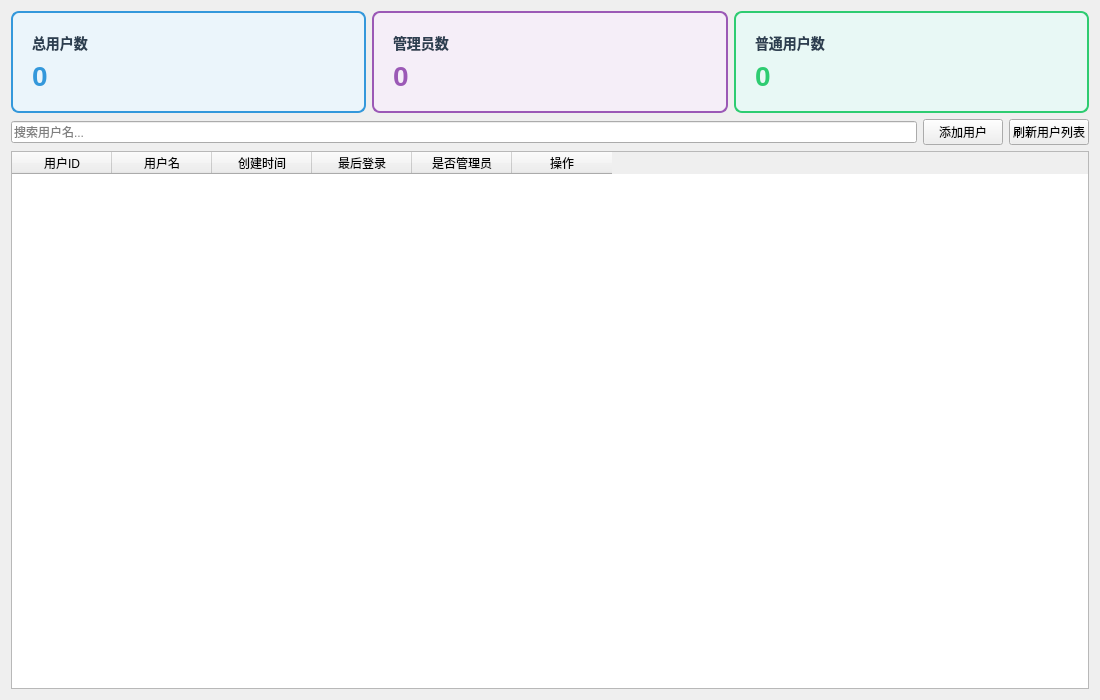
<?xml version="1.0" encoding="UTF-8"?>
<ui version="4.0">
 <class>UserTab</class>
 <widget class="QWidget" name="UserTab">
  <property name="geometry">
   <rect>
    <x>0</x>
    <y>0</y>
    <width>1100</width>
    <height>700</height>
   </rect>
  </property>
  <layout class="QVBoxLayout" name="verticalLayout">
   <item>
    <layout class="QHBoxLayout" name="stats_layout">
     <item>
      <widget class="QGroupBox" name="total_users_card">
       <property name="styleSheet">
        <string>QGroupBox { border: 2px solid #3498db; border-radius: 8px; background-color: #ebf5fb; padding: 10px; }</string>
       </property>
       <layout class="QVBoxLayout" name="total_users_layout">
        <item>
         <widget class="QLabel" name="total_users_label">
          <property name="text">
           <string>总用户数</string>
          </property>
          <property name="styleSheet">
           <string>font-size: 14px; color: #2c3e50; font-weight: 500;</string>
          </property>
         </widget>
        </item>
        <item>
         <widget class="QLabel" name="total_users_count">
          <property name="text">
           <string>0</string>
          </property>
          <property name="styleSheet">
           <string>font-size: 28px; color: #3498db; font-weight: 700;</string>
          </property>
         </widget>
        </item>
       </layout>
      </widget>
     </item>
     <item>
      <widget class="QGroupBox" name="admin_count_card">
       <property name="styleSheet">
        <string>QGroupBox { border: 2px solid #9b59b6; border-radius: 8px; background-color: #f5eef8; padding: 10px; }</string>
       </property>
       <layout class="QVBoxLayout" name="admin_count_layout">
        <item>
         <widget class="QLabel" name="admin_count_label">
          <property name="text">
           <string>管理员数</string>
          </property>
          <property name="styleSheet">
           <string>font-size: 14px; color: #2c3e50; font-weight: 500;</string>
          </property>
         </widget>
        </item>
        <item>
         <widget class="QLabel" name="admin_count_count">
          <property name="text">
           <string>0</string>
          </property>
          <property name="styleSheet">
           <string>font-size: 28px; color: #9b59b6; font-weight: 700;</string>
          </property>
         </widget>
        </item>
       </layout>
      </widget>
     </item>
     <item>
      <widget class="QGroupBox" name="normal_users_card">
       <property name="styleSheet">
        <string>QGroupBox { border: 2px solid #2ecc71; border-radius: 8px; background-color: #e8f8f5; padding: 10px; }</string>
       </property>
       <layout class="QVBoxLayout" name="normal_users_layout">
        <item>
         <widget class="QLabel" name="normal_users_label">
          <property name="text">
           <string>普通用户数</string>
          </property>
          <property name="styleSheet">
           <string>font-size: 14px; color: #2c3e50; font-weight: 500;</string>
          </property>
         </widget>
        </item>
        <item>
         <widget class="QLabel" name="normal_users_count">
          <property name="text">
           <string>0</string>
          </property>
          <property name="styleSheet">
           <string>font-size: 28px; color: #2ecc71; font-weight: 700;</string>
          </property>
         </widget>
        </item>
       </layout>
      </widget>
     </item>
    </layout>
   </item>
   <item>
    <layout class="QHBoxLayout" name="search_layout">
     <item>
      <widget class="QLineEdit" name="user_search_input">
       <property name="placeholderText">
        <string>搜索用户名...</string>
       </property>
      </widget>
     </item>
     <item>
      <widget class="QPushButton" name="add_user_btn">
       <property name="text">
        <string>添加用户</string>
       </property>
       <property name="objectName">
        <string>successBtn</string>
       </property>
      </widget>
     </item>
     <item>
      <widget class="QPushButton" name="refresh_btn">
       <property name="text">
        <string>刷新用户列表</string>
       </property>
       <property name="objectName">
        <string>primaryBtn</string>
       </property>
      </widget>
     </item>
    </layout>
   </item>
   <item>
    <widget class="QTableWidget" name="user_table">
     <property name="columnCount">
      <number>6</number>
     </property>
     <column>
      <property name="text">
       <string>用户ID</string>
      </property>
      <property name="minimumWidth">
       <number>100</number>
      </property>
     </column>
     <column>
      <property name="text">
       <string>用户名</string>
      </property>
      <property name="minimumWidth">
       <number>100</number>
      </property>
     </column>
     <column>
      <property name="text">
       <string>创建时间</string>
      </property>
      <property name="minimumWidth">
       <number>240</number>
      </property>
     </column>
     <column>
      <property name="text">
       <string>最后登录</string>
      </property>
      <property name="minimumWidth">
       <number>240</number>
      </property>
     </column>
     <column>
      <property name="text">
       <string>是否管理员</string>
      </property>
      <property name="minimumWidth">
       <number>160</number>
      </property>
     </column>
     <column>
      <property name="text">
       <string>操作</string>
      </property>
      <property name="minimumWidth">
       <number>300</number>
      </property>
     </column>
     <attribute name="verticalHeaderVisible">
      <bool>false</bool>
     </attribute>
     <attribute name="alternatingRowColors">
      <bool>true</bool>
     </attribute>
     <attribute name="editTriggers">
      <enum>QAbstractItemView::NoEditTriggers</enum>
     </attribute>
    </widget>
   </item>
  </layout>
 </widget>
 <resources/>
 <connections/>
</ui>
